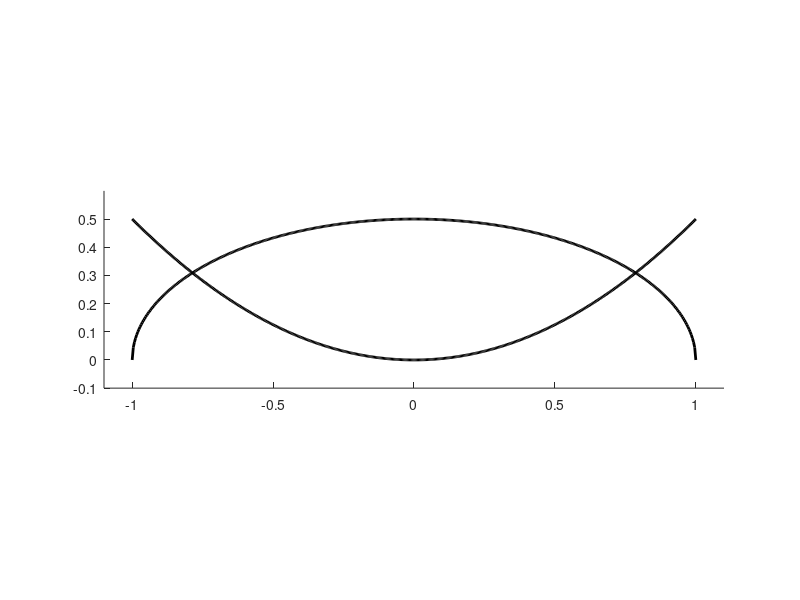

Here is the MATLAB script that generated this plot:
%% Script ejercicio 6 del trabajo practico numero 2.

figure(1);clf %% le da un numero a la figura
hold on
ez1 = ezplot("sqrt(1-x^2)/2",[-1,1])  %% primera figura
ez2 = ezplot("x^2/2",[-1,1])          %% segunda figura
set(ez1,'color',[0 0 0],'linewidth',2)
set(ez2,'color',[0 0 0],'linewidth',2)  %% Ayuda: [R G B]
hold off
title(' ','fontsize',14)       
xlabel(' ','fontsize',14)
ylabel('  ','fontsize',14)
axis([-1.1,1.1,-0.1,0.6])
axis equal
